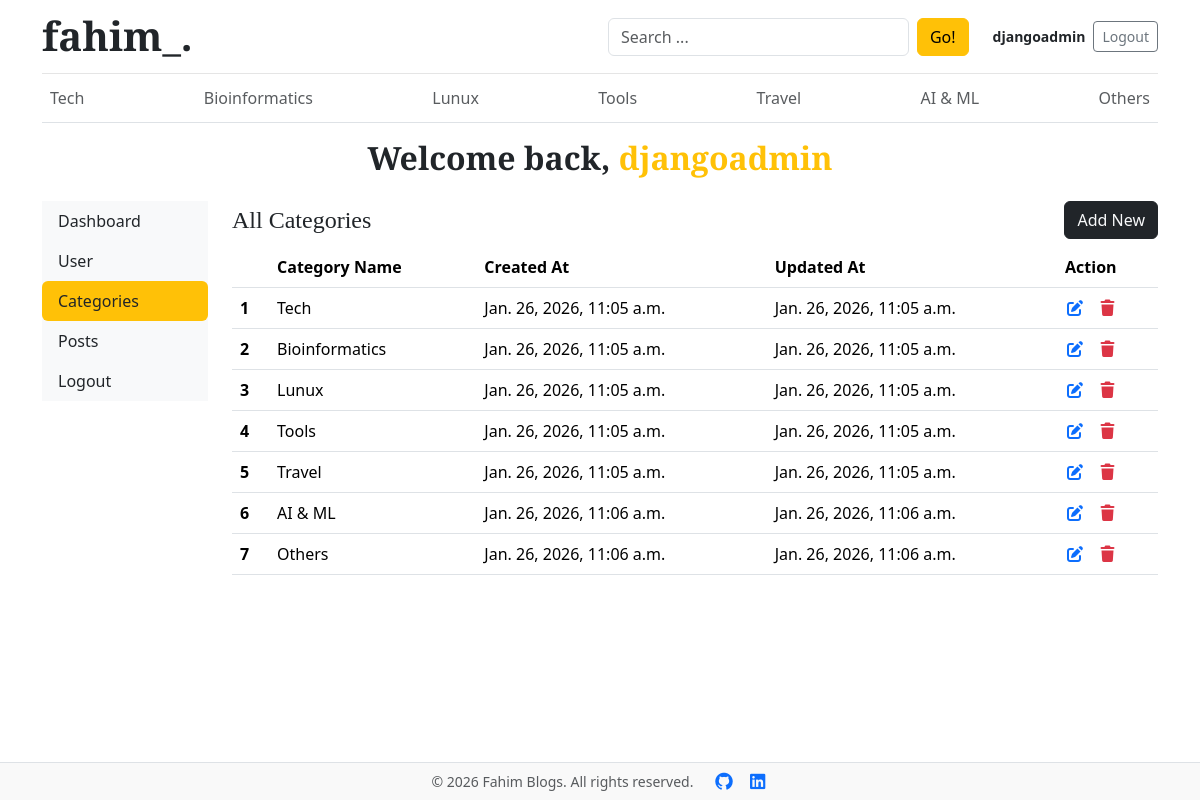
Screenshot of /dashboard/categories/ (signed in) with the database file from the repository.
### blogs/models.py (models this page shows)
class Category(models.Model):
    category_name = models.CharField(max_length=50, unique=True)
    created_at = models.DateTimeField(auto_now_add=True)
    updated_at = models.DateTimeField(auto_now=True)
    class Meta:
        verbose_name_plural = 'categories'
    def __str__(self):
        return self.category_name

### dashboards/views.py (the view)
# urls.py: path('categories/', views.categories, name='categories'),
@login_required(login_url='login')
def categories(request):
    return render(request,'dashboard/categories.html')

### blogs/context_processors.py (called while the page is built)
def get_categories(request):
    categories = Category.objects.all()
    return dict(categories=categories)

def get_social_link(request):
    social_links = SocialLink.objects.all()
    return dict(social_links = social_links)

### templates/dashboard/categories.html
{% extends "base.html" %}
{% block content %}
<div class="row">
    {% include "dashboard/sidebar.html" %}
    <div class="col-md-10">
      <div class="d-flex justify-content-between align-items-center mb-2">
        <h4 class="mb-0">All Categories</h4>
        <a href="{% url 'add_category' %}" class="btn btn-dark text-light">Add New</a>
      </div>
      <table class="table table-hover">
        <thead>
          <tr>
            <th scope="col"></th>
            <th scope="col">Category Name</th>
            <th scope="col">Created At</th>
            <th scope="col">Updated At</th>
            <th scope="col">Action</th>
          </tr>
        </thead>
        <tbody>
        {% for category in categories %}
          <tr>
            <th scope="row">{{ forloop.counter }}</th>
            <td>{{ category }}</td>
            <td>{{ category.created_at }}</td>
            <td>{{ category.updated_at }}</td>
            <td>
              <a href="{% url 'edit_category' category.id %}"><i class="fa-solid fa-pen-to-square"></i></a>&nbsp&nbsp
              <a href="{% url 'delete_category' category.id  %}"><i class="fa-solid fa-trash text-danger"></i></a>
            </td>
          </tr>
        {% endfor %}
      </tbody>
    </table>
  </div>
</div>
{% endblock content %}

### templates/base.html (shortened to what this page needs)
{% load static %}
<!DOCTYPE html>
<html lang="en">
<head>
    <link href="https://cdn.jsdelivr.net/npm/bootstrap@5.3.8/dist/css/bootstrap.min.css" rel="stylesheet"
>
    <link rel="stylesheet" href="https://cdnjs.cloudflare.com/ajax/libs/font-awesome/7.0.1/css/all.min.css">
    <link href="{% static 'css/blog.css' %}" rel="stylesheet">
</head>
<body class="d-flex flex-column min-vh-100">
<div class="container flex-grow-1">
    <header class="blog-header py-3">
        <div class="row align-items-center justify-content-between flex-wrap flex-md-nowrap g-3">
            <div class="col-12 col-md-6 text-center text-md-start">
                <a class="blog-header-logo text-dark text-decoration-none fs-1 fw-bold" href="/">fahim_.</a>
            </div>
            <div class="col-6 col-md-auto flex-grow-1">
                <form action="{% url 'search' %}" method="GET" class="d-flex">
                    <input class="form-control" type="text" name="keyword" value="{{ keyword }}"
                           placeholder="Search ..." aria-label="Search">
                    <button type="submit" class="btn btn-warning ms-2">Go!</button>
                </form>
            </div>
            <div class="col-6 col-md-auto d-flex justify-content-end align-items-center ps-3">
                {% if not user.is_authenticated %}
                    <a class="btn btn-sm btn-warning me-2" href="{% url 'login' %}">Login</a>
                    <a class="btn btn-sm btn-outline-secondary" href="{% url 'register' %}">Register</a>
                {% else %}
                    <a href="{% url 'dashboard' %}" class="text-dark text-decoration-none fw-bold small me-2 user-name">
                        {{ user.username }}
                    </a>
                    <a class="btn btn-sm btn-outline-secondary" href="{% url 'logout' %}">Logout</a>
                {% endif %}
            </div>
        </div>
    </header>
    <nav class="py-1 mb-3 border-bottom">
        <div class="nav d-flex justify-content-between flex-nowrap overflow-auto">
            {% for category in categories %}
                <a class="p-2 text-muted text-decoration-none"
                   href="{% url 'posts_by_category' category.id %}">
                    {{ category.category_name }}
                </a>
            {% endfor %}
        </div>
    </nav>
    <main>
        {% block content %}
        {% endblock %}
    </main>
</div>
<footer class="blog-footer py-2 mt-5 border-top text-center">
    <p class="mb-0 text-muted small">
        &copy; {% now "Y" %} Fahim Blogs. All rights reserved.
        <a href="https://github.com/t-fahim" target="_blank" class="text-decoration-none ms-3">
        </a>
        <a href="https://www.linkedin.com/in/tamim-fahim" target="_blank" class="text-decoration-none ms-2">
        </a>
    </p>
</footer>
</body>
</html>

### templates/dashboard/sidebar.html
<h2 class="fw-bold text-center mb-4">
    Welcome back, <span class="text-warning">{{ user }}</span>
</h2>
<div class="col-md-2">
    <div class="nav flex-column nav-pills bg-light" aria-orientation="vertical">
        <a href="{% url 'dashboard' %}" class="nav-link text-dark {% if request.resolver_match.url_name == 'dashboard' %}bg-warning{% endif %}">
            Dashboard
        </a>
        {% if perms.auth.view_user %}
        <a href="{% url 'users' %}" class="nav-link text-dark {% if request.resolver_match.url_name == 'users' %}bg-warning{% endif %}">
            User
        </a>
        {% endif %}
        <a href="{% url 'categories' %}"class="nav-link text-dark {% if request.resolver_match.url_name == 'categories' %}bg-warning{% endif %}">
            Categories
        </a>
        <a href="{% url 'posts' %}" class="nav-link text-dark {% if request.resolver_match.url_name == 'posts' %}bg-warning{% endif %}">
            Posts
        </a>
        <a href="{% url 'logout' %}"class="nav-link text-dark {% if request.resolver_match.url_name == 'logout' %}bg-warning{% endif %}">
            Logout
        </a>
    </div>
</div>

### blog_main/static/css/blog.css (style rules this page uses)
.blog-header { border-bottom: 1px solid #e5e5e5; }
.blog-header-logo { font-family: "Playfair Display", Georgia, "Times New Roman", serif; font-size: 2.5rem; font-weight: 900; line-height: 1; }
h1, h2, h3, h4, h5, h6 { font-family: "Playfair Display", Georgia, "Times New Roman", serif; }
body { display: flex; flex-direction: column; min-height: 100vh; margin: 0; }
.container { flex: 1; }
.blog-footer { padding: 0.75rem 0; color: #727272; text-align: center; background-color: #f9f9f9; border-top: 0.07rem solid #e5e5e5; }
.blog-footer p:last-child { margin-bottom: 0; }

### rows the page displays
Category: category_name "Tech", created_at "Jan. 26, 2026, 11:05 a.m.", updated_at "Jan. 26, 2026, 11:05 a.m."
Category: category_name "Bioinformatics", created_at "Jan. 26, 2026, 11:05 a.m.", updated_at "Jan. 26, 2026, 11:05 a.m."
Category: category_name "Lunux", created_at "Jan. 26, 2026, 11:05 a.m.", updated_at "Jan. 26, 2026, 11:05 a.m."
Category: category_name "Tools", created_at "Jan. 26, 2026, 11:05 a.m.", updated_at "Jan. 26, 2026, 11:05 a.m."
Category: category_name "Travel", created_at "Jan. 26, 2026, 11:05 a.m.", updated_at "Jan. 26, 2026, 11:05 a.m."
Category: category_name "AI & ML", created_at "Jan. 26, 2026, 11:06 a.m.", updated_at "Jan. 26, 2026, 11:06 a.m."
Category: category_name "Others", created_at "Jan. 26, 2026, 11:06 a.m.", updated_at "Jan. 26, 2026, 11:06 a.m."

### other values shown
{{ user.username }} "djangoadmin"
{{ user }} "djangoadmin"
